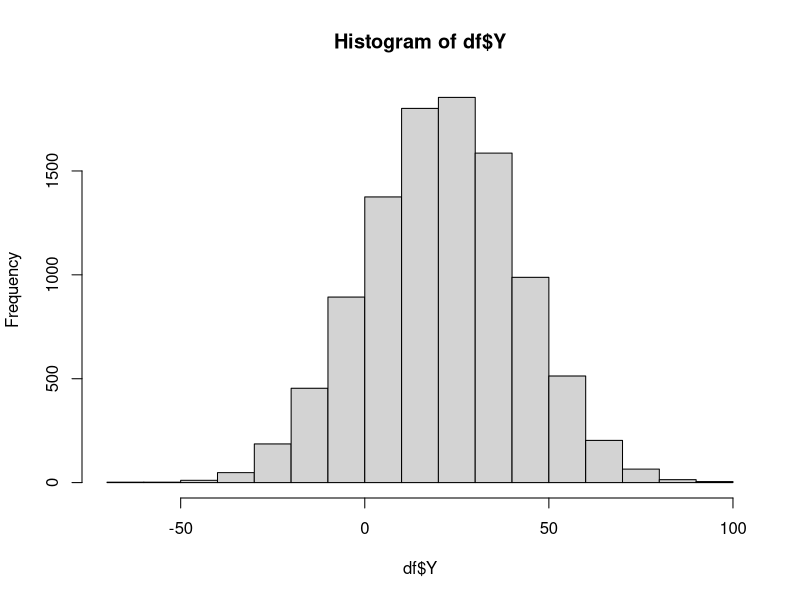

Reproduce this figure in R.
## ---- chunk 1
knitr::opts_chunk$set(echo = TRUE, warning = F, message = F)
## ---- chunk 2
library(tidyverse)
library(kableExtra)
## ---- chunk 3
set.seed(41)
N <- 41 # Random number greater than or equal to 6
n <- 10000 # Quantity of random normal numbers to generate
sigma <- (N + 1)/2 # Sigma
mu <- sigma # Mu = Sigma
# Generate random number
df <- data.frame(X = runif(n, min = 1, max = N), 
                 Y = rnorm(n, mean = mu, sd = sigma))
# Display random numbers
head(df, 10)
hist(df$Y)
## ---- chunk 4
x = median(df$X) # median of X
y = quantile(df$Y, 0.25) # 1st quartile of Y
# A. P(X>x | X>y)
PXxXy <- df %>% 
  filter(X>x, X>y) %>% 
  nrow() / n
PXy <- df %>% 
  filter(X>y) %>% 
  nrow() / n 
A <- signif((PXxXy / PXy), 3)
# B. P(X>x, Y>y)
PXxXy <- df %>% 
  filter(X>x, Y>y) %>% 
  nrow() / n
B <- signif(PXxXy, 3)
# C. P(X<x | X>y)
PXxXy <- df %>% 
  filter(X < x, 
         X > y) %>% 
  nrow() / n
PXy <- df %>% 
  filter(X > y) %>% 
  nrow() / n 
C <- PXxXy/PXy
print(paste("A.:",A,"B.:",B,"C.:",C))
## ---- chunk 5
# Joint P
JAB <- df %>% 
  mutate(A = ifelse(X > x, "X > x", "X < x")) %>% 
  mutate(B = ifelse(Y > y, " Y > y", " Y < y")) %>% 
  group_by(A, B) %>% 
  summarise(total = n()) %>% 
  mutate(P = total / n)
# Marginal P
MA <- JAB %>% 
  ungroup() %>% 
  group_by(A) %>% 
  summarise(sum = sum(total), P = sum(P))
MB <- JAB %>% 
  ungroup() %>% 
  group_by(B) %>% 
  summarise(sum = sum(total), P = sum(P))
# build a table
tbl <- bind_rows(JAB, MA, MB) %>% 
  select(-total) %>% 
  spread(A, P) 
colnames(tbl) <- c("Condition", "sum", "X<x", "X>x", "Total")
kable(tbl)
## ---- chunk 6
xy <- table(df$X>x, df$Y>y)
chisq.test(xy, correct=T)
fisher.test(xy,simulate.p.value=T)
